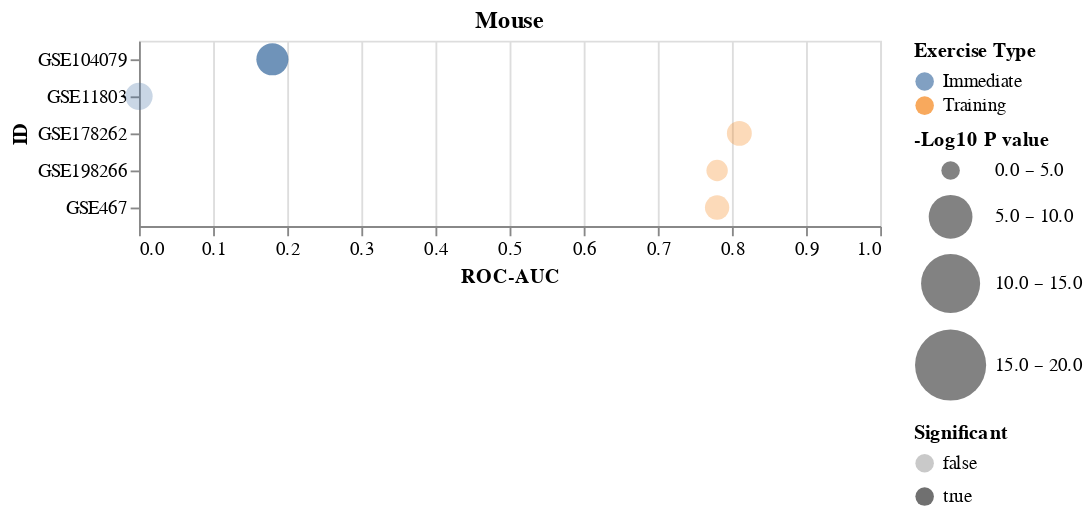

Source (notebook cell):
### Code cell
chartLst[5]

### Figure 1 — Vega-Lite specification as saved in the notebook (floating-point values rounded to 4 significant figures)
{"config": {"view": {"continuousWidth": 400, "continuousHeight": 300}}, "data": {"name": "data-d46ffda94aa875284222c1a7d6caa7ad"}, "mark": "circle", "encoding": {"color": {"type": "nominal", "field": "Exercise Type"}, "opacity": {"type": "nominal", "field": "Significant"}, "size": {"type": "quantitative", "field": "-Log10 P value", "scale": {"bins": [0, 5, 10, 15, 20], "range": [100, 300], "reverse": false}}, "x": {"type": "quantitative", "field": "ROC-AUC", "scale": {"domain": [0, 1]}}, "y": {"type": "nominal", "field": "ID"}}, "title": "Mouse", "$schema": "https://vega.github.io/schema/vega-lite/v4.8.1.json", "datasets": {"data-d46ffda94aa875284222c1a7d6caa7ad": [{"ID": "GSE104079", "ROC-AUC": 0.18, "Pval": 0.00655, "Exercise Type": "Immediate", "-Log10 P value": 2.184, "Significant": true}, {"ID": "GSE198266", "ROC-AUC": 0.78, "Pval": 0.433, "Exercise Type": "Training", "-Log10 P value": 0.3635, "Significant": false}, {"ID": "GSE11803", "ROC-AUC": 0.0, "Pval": 0.0525, "Exercise Type": "Immediate", "-Log10 P value": 1.28, "Significant": false}, {"ID": "GSE178262", "ROC-AUC": 0.81, "Pval": 0.133, "Exercise Type": "Training", "-Log10 P value": 0.8761, "Significant": false}, {"ID": "GSE467", "ROC-AUC": 0.78, "Pval": 0.16, "Exercise Type": "Training", "-Log10 P value": 0.7959, "Significant": false}]}}
